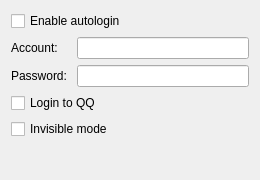
<?xml version="1.0" encoding="UTF-8"?>
<ui version="4.0">
 <class>WebQQConfig</class>
 <widget class="QWidget" name="WebQQConfig">
  <property name="geometry">
   <rect>
    <x>0</x>
    <y>0</y>
    <width>260</width>
    <height>180</height>
   </rect>
  </property>
  <layout class="QVBoxLayout" name="verticalLayout">
   <item>
    <widget class="QCheckBox" name="m_autoLogin">
     <property name="text">
      <string>Enable autologin</string>
     </property>
    </widget>
   </item>
   <item>
    <layout class="QFormLayout" name="formLayout">
     <item row="0" column="0">
      <widget class="QLabel" name="accountLabel">
       <property name="text">
        <string>Account: </string>
       </property>
      </widget>
     </item>
     <item row="0" column="1">
      <widget class="QLineEdit" name="m_accountEdit"/>
     </item>
     <item row="1" column="0">
      <widget class="QLabel" name="passwordLabel">
       <property name="text">
        <string>Password: </string>
       </property>
      </widget>
     </item>
     <item row="1" column="1">
      <widget class="QLineEdit" name="m_passwordEdit">
       <property name="echoMode">
        <enum>QLineEdit::Password</enum>
       </property>
      </widget>
     </item>
    </layout>
   </item>
   <item>
    <widget class="QCheckBox" name="m_loginQQ">
     <property name="text">
      <string>Login to QQ</string>
     </property>
    </widget>
   </item>
   <item>
    <widget class="QCheckBox" name="m_invisibleMode">
     <property name="text">
      <string>Invisible mode</string>
     </property>
    </widget>
   </item>
   <item>
    <spacer name="verticalSpacer">
     <property name="orientation">
      <enum>Qt::Vertical</enum>
     </property>
     <property name="sizeHint" stdset="0">
      <size>
       <width>20</width>
       <height>40</height>
      </size>
     </property>
    </spacer>
   </item>
  </layout>
 </widget>
 <resources/>
 <connections>
  <connection>
   <sender>m_autoLogin</sender>
   <signal>toggled(bool)</signal>
   <receiver>m_accountEdit</receiver>
   <slot>setEnabled(bool)</slot>
   <hints>
    <hint type="sourcelabel">
     <x>129</x>
     <y>19</y>
    </hint>
    <hint type="destinationlabel">
     <x>163</x>
     <y>49</y>
    </hint>
   </hints>
  </connection>
  <connection>
   <sender>m_autoLogin</sender>
   <signal>toggled(bool)</signal>
   <receiver>m_passwordEdit</receiver>
   <slot>setEnabled(bool)</slot>
   <hints>
    <hint type="sourcelabel">
     <x>129</x>
     <y>19</y>
    </hint>
    <hint type="destinationlabel">
     <x>163</x>
     <y>79</y>
    </hint>
   </hints>
  </connection>
  <connection>
   <sender>m_autoLogin</sender>
   <signal>toggled(bool)</signal>
   <receiver>m_loginQQ</receiver>
   <slot>setEnabled(bool)</slot>
   <hints>
    <hint type="sourcelabel">
     <x>129</x>
     <y>19</y>
    </hint>
    <hint type="destinationlabel">
     <x>129</x>
     <y>108</y>
    </hint>
   </hints>
  </connection>
  <connection>
   <sender>m_autoLogin</sender>
   <signal>toggled(bool)</signal>
   <receiver>m_invisibleMode</receiver>
   <slot>setEnabled(bool)</slot>
   <hints>
    <hint type="sourcelabel">
     <x>129</x>
     <y>19</y>
    </hint>
    <hint type="destinationlabel">
     <x>129</x>
     <y>132</y>
    </hint>
   </hints>
  </connection>
  <connection>
   <sender>m_autoLogin</sender>
   <signal>toggled(bool)</signal>
   <receiver>accountLabel</receiver>
   <slot>setEnabled(bool)</slot>
   <hints>
    <hint type="sourcelabel">
     <x>129</x>
     <y>19</y>
    </hint>
    <hint type="destinationlabel">
     <x>46</x>
     <y>49</y>
    </hint>
   </hints>
  </connection>
  <connection>
   <sender>m_autoLogin</sender>
   <signal>toggled(bool)</signal>
   <receiver>passwordLabel</receiver>
   <slot>setEnabled(bool)</slot>
   <hints>
    <hint type="sourcelabel">
     <x>129</x>
     <y>19</y>
    </hint>
    <hint type="destinationlabel">
     <x>41</x>
     <y>79</y>
    </hint>
   </hints>
  </connection>
 </connections>
</ui>
